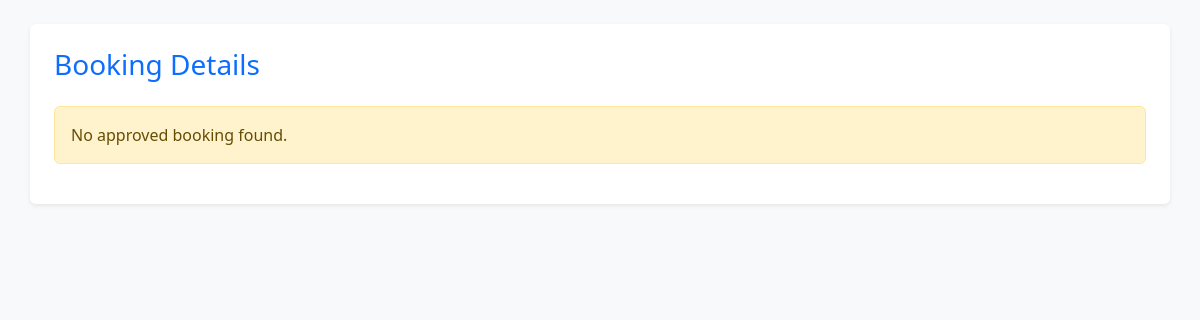
Before: /view_booking_client.php with the older database file.
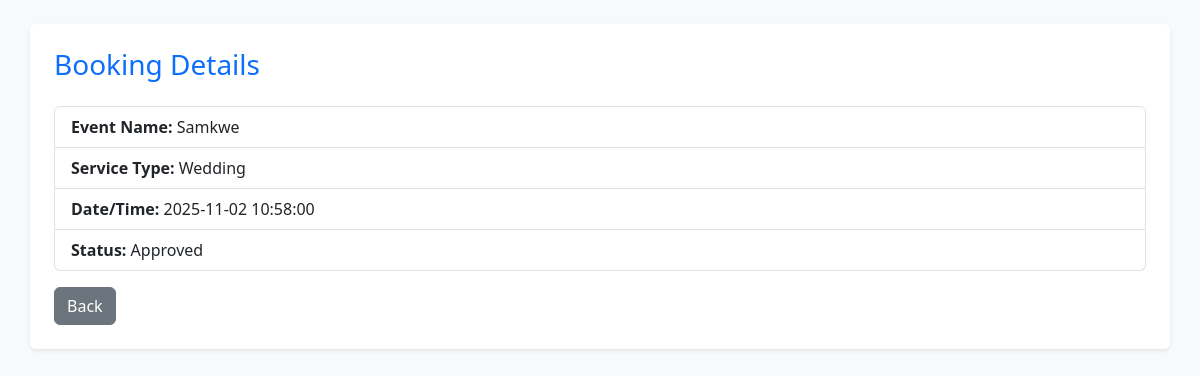
After: the same page with the newer database file.
### tables this page shows
CREATE TABLE `bookings` (
  `id` int(11) NOT NULL,
  `firstname` varchar(100) NOT NULL,
  `middlename` varchar(100) DEFAULT NULL,
  `lastname` varchar(100) NOT NULL,
  `email` varchar(100) NOT NULL,
  `phone_number` varchar(11) NOT NULL,
  `service_type` varchar(100) NOT NULL,
  `package_name` varchar(100) DEFAULT NULL,
  `event_name` varchar(255) NOT NULL,
  `event_datetime` datetime NOT NULL,
  `location` text NOT NULL,
  `payment_method` varchar(50) DEFAULT 'Cash',
  `payment_screenshot` varchar(255) DEFAULT NULL,
  `status` varchar(50) NOT NULL DEFAULT 'Pending',
  `created_at` timestamp NOT NULL DEFAULT current_timestamp()
);

### view_booking_client.php (the view, shortened to what this page needs)
<?php
$mysqli = new mysqli("localhost", "root", "", "bridal_event_system");
$booking = $mysqli->query("SELECT * FROM bookings WHERE status='Approved' ORDER BY event_datetime DESC LIMIT 1");
$data = $booking->fetch_assoc();
?>
<!DOCTYPE html>
<html>
<head>
  <link href="https://cdn.jsdelivr.net/npm/bootstrap@5.3.3/dist/css/bootstrap.min.css" rel="stylesheet">
</head>
<body class="bg-light p-4">
<div class="container bg-white p-4 rounded shadow-sm">
  <h3 class="mb-4 text-primary">Booking Details</h3>
  <?php if ($data): ?>
    <ul class="list-group">
      <li class="list-group-item"><strong>Event Name:</strong> <?= $data['event_name'] ?></li>
      <li class="list-group-item"><strong>Service Type:</strong> <?= $data['service_type'] ?></li>
      <li class="list-group-item"><strong>Date/Time:</strong> <?= $data['event_datetime'] ?></li>
      <li class="list-group-item"><strong>Status:</strong> <?= $data['status'] ?></li>
    </ul>
    <a href="notifications.php" class="btn btn-secondary mt-3">Back</a>
  <?php else: ?>
    <div class="alert alert-warning">No approved booking found.</div>
  <?php endif; ?>
</div>
</body>
</html>

Changed rows visible on the page:
added bookings: event_name "Samkwe", service_type "Wedding", event_datetime "2025-11-02 10:58:00", status "Approved"
Other visible differences:
text no longer shown: "No approved booking found."
text now shown: "Event Name: Service Type: Date/Time: Status: Back"
